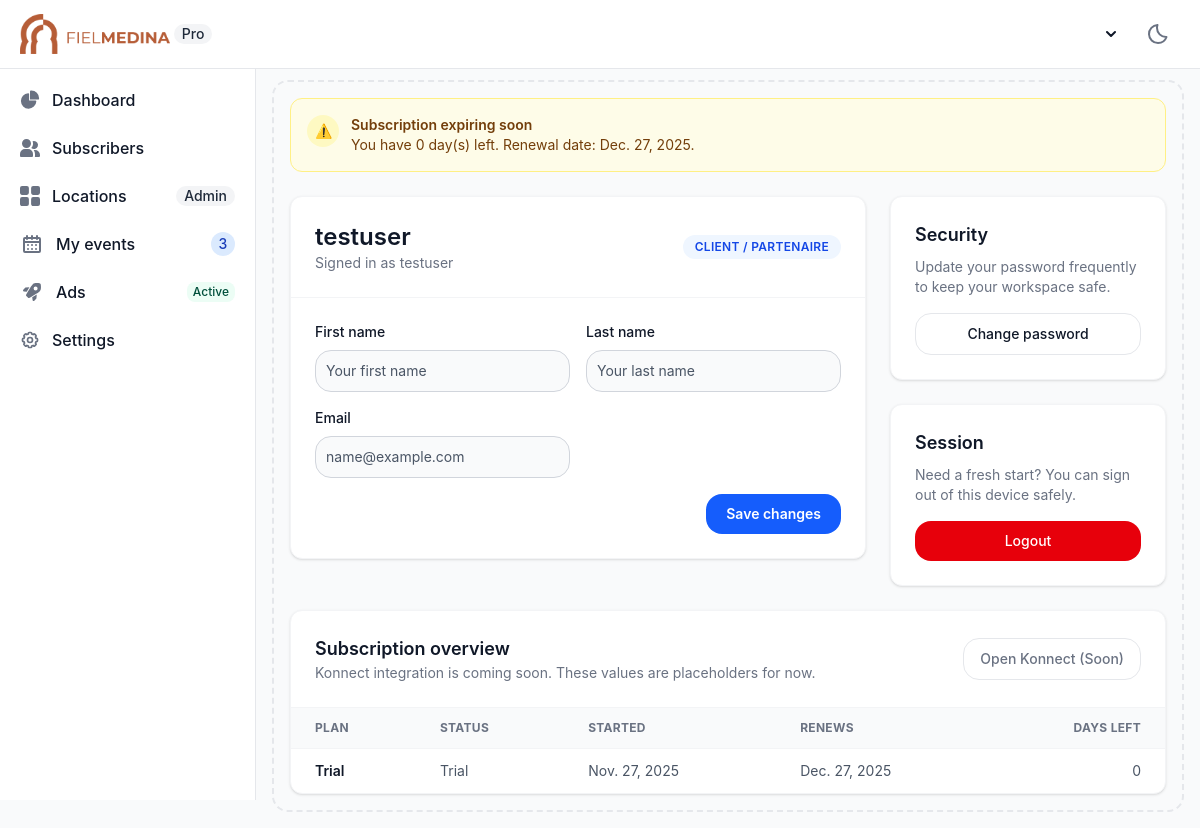
The page /auth/settings/ (signed in) on the database its author committed.
### guard/models.py (models this page shows, shortened)
class UserProfile(models.Model):
    class UserType(models.TextChoices):
        STAFF = "staff", _("Staff")
        CLIENT_PARTNER = "client_partner", _("Client / Partenaire")
    user = models.OneToOneField(
        User,
        on_delete=models.CASCADE,
        related_name="profile",
    )
    user_type = models.CharField(
        max_length=32,
        choices=UserType.choices,
        default=UserType.CLIENT_PARTNER,
    )
    subscription_plan = models.CharField(
        max_length=100,
        blank=True,
        default="Trial",
        help_text=_("Placeholder until Konnect subscription is attached."),
    )
    subscription_status = models.CharField(
        max_length=32,
        blank=True,
        default="trial",
    )
    subscription_started_at = models.DateField(null=True, blank=True)
    subscription_renews_at = models.DateField(null=True, blank=True)
    created_at = models.DateTimeField(auto_now_add=True)
    updated_at = models.DateTimeField(auto_now=True)
    class Meta:
        verbose_name = _("User profile")
        verbose_name_plural = _("User profiles")
    @property
    def subscription_days_left(self):
        if not self.subscription_renews_at:
            return None
        return (self.subscription_renews_at - timezone.now().date()).days
    @property
    def is_subscription_expiring(self) -> bool:
        days_left = self.subscription_days_left
        return days_left is not None and days_left <= 7
    @property
    def subscription_status_label(self) -> str:
        mapping = {
            "trial": _("Trial"),
            "active": _("Active"),
            "grace": _("Grace period"),
            "expired": _("Expired"),
        }
        key = (self.subscription_status or "").lower()
        return mapping.get(key, key.capitalize() or _("Pending"))

### guard/views.py (the view, shortened to what this page needs)
# urls.py: path('auth/settings/', SettingView.as_view(), name='settings'),
class SettingView(LoginRequiredMixin, TemplateView):
    template_name = "guard/auth/settings.html"
    def get(self, request, *args, **kwargs):
        return self.render_to_response(self.get_context_data())
    def get_context_data(self, **kwargs):
        context = super().get_context_data(**kwargs)
        profile = getattr(self.request.user, "profile", None)
        context["user_profile"] = profile
        context["profile_form"] = kwargs.get("form") or ProfileUpdateForm(
            instance=self.request.user
        )
        context["subscription_rows"] = self._build_subscription_rows(profile)
        context["subscription_alert"] = self._build_subscription_alert(profile)
        return context
    def _build_subscription_rows(self, profile):
        days_left = profile.subscription_days_left
        return [
            {
                "plan": profile.subscription_plan or _("Pending Konnect setup"),
                "status": profile.subscription_status_label,
                "started": profile.subscription_started_at,
                "renews": profile.subscription_renews_at,
                "days_left": days_left if days_left is not None else _("—"),
            }
        ]
    def _build_subscription_alert(self, profile):
        if not profile or not profile.is_subscription_expiring:
            return None
        return {
            "level": "warning",
            "days_left": profile.subscription_days_left,
            "renew_date": profile.subscription_renews_at,
        }

### guard/templates/guard/auth/settings.html (shortened to what this page needs)
{% extends 'guard/base/index.html' %}
{% load static i18n %}
{% block body %}
<div class="space-y-6">
    {% if subscription_alert %}
        <div class="rounded-xl border border-yellow-200 bg-yellow-50 px-4 py-4 text-sm text-yellow-900 dark:border-yellow-600 dark:bg-yellow-900/40 dark:text-yellow-50">
            <div class="flex items-start gap-3">
                <span class="inline-flex h-8 w-8 items-center justify-center rounded-full bg-yellow-100 text-yellow-700 dark:bg-yellow-500/20 dark:text-yellow-200">
                    ⚠️
                </span>
                <div>
                    <p class="font-semibold">{% trans "Subscription expiring soon" %}</p>
                    <p>{% blocktrans with days=subscription_alert.days_left renew_date=subscription_alert.renew_date %}You have {{ days }} day(s) left. Renewal date: {{ renew_date }}.{% endblocktrans %}</p>
                </div>
            </div>
        </div>
    {% endif %}
    <div class="grid gap-6 lg:grid-cols-3">
        <div class="lg:col-span-2 space-y-6">
            <div class="bg-white dark:bg-gray-800 rounded-xl border border-gray-100 dark:border-gray-700 shadow-sm">
                <div class="p-6 border-b border-gray-100 dark:border-gray-700">
                    <div class="flex flex-col gap-4 md:flex-row md:items-center md:justify-between">
                        <div>
                            <h1 class="text-2xl font-semibold text-gray-900 dark:text-white">
                                {{ request.user.get_full_name|default:request.user.username }}
                            </h1>
                            <p class="text-sm text-gray-500 dark:text-gray-400">
                                {% trans "Signed in as" %} {{ request.user.email|default:request.user.username }}
                            </p>
                        </div>
                        <span class="inline-flex items-center rounded-full bg-blue-50 px-3 py-1 text-xs font-semibold uppercase tracking-wide text-blue-700 dark:bg-blue-900/30 dark:text-blue-200">
                            {% if user_profile %}
                                {{ user_profile.get_user_type_display }}
                            {% else %}
                                {% trans "Unknown role" %}
                            {% endif %}
                        </span>
                    </div>
                </div>
                <form method="post" class="p-6 space-y-4" novalidate>
                    <div class="grid gap-4 md:grid-cols-2">
                        {% for field in profile_form %}
                            <div {% if field.field.required %}class="required"{% endif %}>
                                <label for="{{ field.id_for_label }}" class="mb-2 block text-sm font-medium text-gray-900 dark:text-white">
                                    {{ field.label }}
                                </label>
                                {{ field }}
                            </div>
                        {% endfor %}
                    </div>
                    <div class="flex items-center justify-end gap-3">
                        <button type="submit" class="inline-flex items-center rounded-lg bg-blue-600 px-5 py-2.5 text-sm font-semibold text-white hover:bg-blue-700 focus:outline-none focus:ring-4 focus:ring-blue-200 dark:focus:ring-blue-800">
                            {% trans "Save changes" %}
                        </button>
                    </div>
                </form>
            </div>
        </div>
        <div class="space-y-6">
            <div class="bg-white dark:bg-gray-800 rounded-xl border border-gray-100 dark:border-gray-700 shadow-sm p-6">
                <h3 class="text-lg font-semibold text-gray-900 dark:text-white">{% trans "Security" %}</h3>
                <p class="text-sm text-gray-500 dark:text-gray-400 mt-2">
                    {% trans "Update your password frequently to keep your workspace safe." %}
                </p>
                <a href="{% url 'guard:password_change' %}" class="mt-4 inline-flex w-full items-center justify-center rounded-lg border border-gray-200 px-4 py-2.5 text-sm font-medium text-gray-900 hover:bg-gray-50 focus:outline-none focus:ring-4 focus:ring-gray-200 dark:border-gray-600 dark:text-white dark:hover:bg-gray-700 dark:focus:ring-gray-800">
                    {% trans "Change password" %}
                </a>
            </div>
            <div class="bg-white dark:bg-gray-800 rounded-xl border border-gray-100 dark:border-gray-700 shadow-sm p-6">
                <h3 class="text-lg font-semibold text-gray-900 dark:text-white">{% trans "Session" %}</h3>
                <p class="text-sm text-gray-500 dark:text-gray-400 mt-2">
                    {% trans "Need a fresh start? You can sign out of this device safely." %}
                </p>
                <form action="{% url 'guard:logout' %}" method="post" class="mt-4">
                    <button type="submit" class="inline-flex w-full items-center justify-center rounded-lg bg-red-600 px-4 py-2.5 text-sm font-medium text-white hover:bg-red-700 focus:outline-none focus:ring-4 focus:ring-red-200 dark:focus:ring-red-800">
                        {% trans "Logout" %}
                    </button>
                </form>
            </div>
        </div>
    </div>
    <div class="bg-white dark:bg-gray-800 rounded-xl border border-gray-100 dark:border-gray-700 shadow-sm">
        <div class="flex flex-wrap items-center justify-between gap-4 border-b border-gray-100 p-6 dark:border-gray-700">
            <div>
                <h3 class="text-lg font-semibold text-gray-900 dark:text-white">{% trans "Subscription overview" %}</h3>
                <p class="text-sm text-gray-500 dark:text-gray-400">
                    {% trans "Konnect integration is coming soon. These values are placeholders for now." %}
                </p>
            </div>
            <button type="button" disabled class="inline-flex items-center rounded-lg border border-gray-200 px-4 py-2.5 text-sm font-medium text-gray-500 cursor-not-allowed dark:border-gray-700 dark:text-gray-400">
                {% trans "Open Konnect (Soon)" %}
            </button>
        </div>
        <div class="overflow-x-auto">
            <table class="w-full text-left text-sm text-gray-600 dark:text-gray-300">
                <thead class="bg-gray-50 text-xs uppercase tracking-wide text-gray-500 dark:bg-gray-900 dark:text-gray-400">
                    <tr>
                        <th class="px-6 py-3">{% trans "Plan" %}</th>
                        <th class="px-6 py-3">{% trans "Status" %}</th>
                        <th class="px-6 py-3">{% trans "Started" %}</th>
                        <th class="px-6 py-3">{% trans "Renews" %}</th>
                        <th class="px-6 py-3 text-right">{% trans "Days left" %}</th>
                    </tr>
                </thead>
                <tbody>
                    {% if subscription_rows %}
                        {% for row in subscription_rows %}
                            <tr class="border-t border-gray-100 text-sm dark:border-gray-700">
                                <td class="px-6 py-3 font-semibold text-gray-900 dark:text-white">{{ row.plan }}</td>
                                <td class="px-6 py-3">{{ row.status }}</td>
                                <td class="px-6 py-3">
                                    {% if row.started %}{{ row.started }}{% else %}&mdash;{% endif %}
                                </td>
                                <td class="px-6 py-3">
                                    {% if row.renews %}{{ row.renews }}{% else %}&mdash;{% endif %}
                                </td>
                                <td class="px-6 py-3 text-right">
                                    {{ row.days_left }}
                                </td>
                            </tr>
                        {% endfor %}
                    {% else %}
                        <tr class="border-t border-gray-100 dark:border-gray-700">
                            <td colspan="5" class="px-6 py-6 text-center text-sm text-gray-500 dark:text-gray-400">
                                {% trans "No subscription data yet. Konnect billing will appear here once connected." %}
                            </td>
                        </tr>
                    {% endif %}
                </tbody>
            </table>
        </div>
    </div>
</div>
{% endblock body %}

### rows shown on the page
UserProfile: user_type "CLIENT / PARTENAIRE", plan "Trial", status "Trial", started "Nov. 27, 2025", renews "Dec. 27, 2025", days_left "0"

### other values the page prints
{{ request.user.get_full_name|default:request.user.username }} "testuser"
{{ request.user.email|default:request.user.username }} "testuser"
{{ field.label }} "First name" "Last name" "Email"
